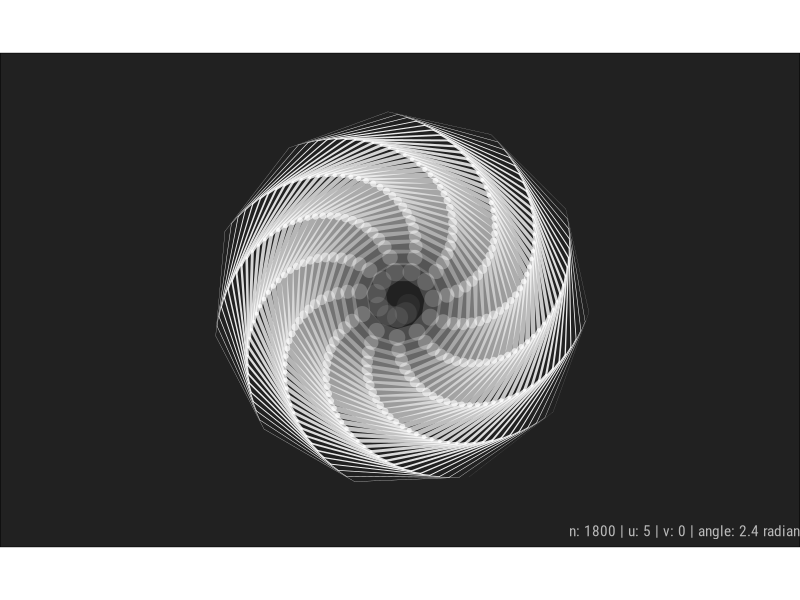
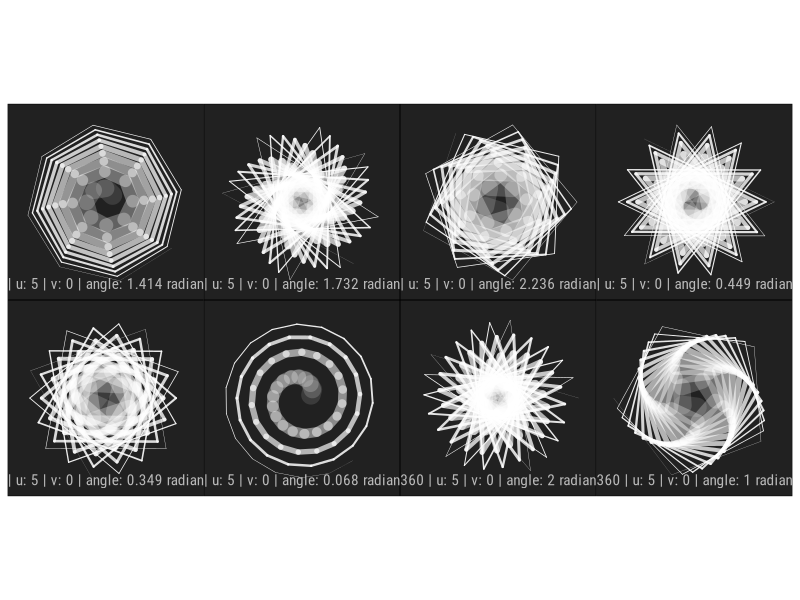
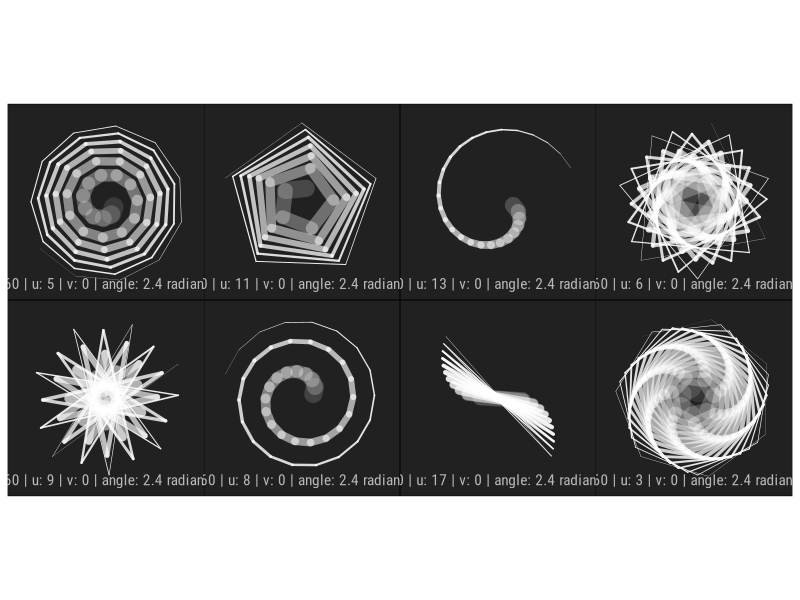

The R script that drew these images, in order: (Note: this script raises an error after producing the figures.)
## ---- chunk 1

library(tidyverse) ## for pretty much everything...
library(magick) ## I'm now a magick fan!!! 
library(scales) ## Handy when it comes to scaling, but I also love show_col function
library(patchwork) ## put ggplot side by side easily :) 

## Let's just set some of my favourite number.
phi <- (1 + sqrt(5)) / 2 
golden_angle <- pi*(3-sqrt(5))

## ---- chunk 2

create_art <- function(n=1800,u=5,v=0,angle=golden_angle,colors="#ffffff",...){
  
  my_colours <- colors ## default is using one colour, white, but I can use vector of colours too. 
  
  ## Create data frame first using those parameters specified above
  df <- tibble(
    idx = c(0:(n-1)), ## you can increase the number here to use more lines.
    t = seq(0,2*pi,length.out=n),  ## since I used 0 to 1800 above, need to add 1
    r = sqrt(idx), ## radius   
    x = r*cos(angle*idx),
    y = r*sin(angle*idx),
    color_angle = atan2(y=y,x=x) ## get angle between x-axos and the vector from the origin to x,y
  )
  
  ## In case you specified m2>m then change 
  v <- ifelse(v<u,v,v%%u)
  max_r <- max(df$r)*1.1
  #print(max_r)
  
  my_art <- df %>% 
    ggplot(aes(x=x,y=y,color=color_angle)) +
    geom_path(data= . %>% filter(idx%%u==v), ## only use partial data to connect the dots
              lineend="round", linejoin="mitre", linemitre=3,
              aes(size=idx, alpha=idx)) + 
    coord_fixed() +
    theme_void() +
    scale_alpha_continuous(guide="none", range=c(0,1), trans="sqrt")+ 
    scale_size_continuous(guide="none",  range=c(10,0), trans="sqrt") +
    scale_color_gradientn(guide="none", 
                          colors=my_colours) +
    theme(panel.background = element_rect(fill="#000000de")) +
    expand_limits(x=c(-max_r,max_r),y=c(-max_r,max_r)) 
    
  my_art + annotate(geom="text", x=Inf,y=-Inf,
                    label=str_glue('n: {n} | u: {u} | v: {v} | angle: {round(angle,3)} radian'),
                    family="Roboto Condensed", color="#ffffffae",
                    hjust=1,vjust=-1)
}


## Using all default value to plot! 
create_art() +
  ## using below just to make canvas wider to fit blog post nicer?
  geom_blank(data=data.frame(), aes(x=c(-phi*50,phi*50),y=c(-50,50), color=c(0,0))) 


## ---- chunk 3

## changing up the angle 
create_art(n=360,angle=sqrt(2)) +
  create_art(n=360,angle=sqrt(3)) +
  create_art(n=360,angle=sqrt(5)) +
  create_art(n=360,angle=pi/7) +
  create_art(n=360,angle=pi/9) +
  create_art(n=360,angle=pi/46) +
  create_art(n=360,angle=2) +
  create_art(n=360,angle=1) +
  plot_layout(ncol = 4)


## changing up the u value - number of points to skip in order to connect the points
create_art(n=360,u=5) +
  create_art(n=360,u=11) +
  create_art(n=360,u=13) +
  create_art(n=360,u=6) +
  create_art(n=360,u=9) +
  create_art(n=360,u=8) +
  create_art(n=360,u=17) +
  create_art(n=360,u=3) +
  plot_layout(ncol = 4)


## ---- chunk 4

## Create Rotating Animation
imgs_1 <- image_graph(width=600, height=600)
params <- tibble(n=1800,u=44,v=seq(0,u-1,by=2),angle=golden_angle)
params %>% pmap(.,create_art)
dev.off()

## Smoother animation
imgs_2 <- image_graph(width=600, height=600)
params <- tibble(n=1800,u=22,v=seq(0,u-1,by=1),angle=-golden_angle)
params %>% pmap(.,create_art)
dev.off()

## ---- chunk 5


## Create Rotating Animation
#imgs_1 <- image_graph(width=600, height=600)
#params <- tibble(n=1800,u=44,v=seq(0,u-1,by=2),angle=golden_angle)
#params %>% pwalk(.,~create_art(.) %>% print())
#dev.off()

## Smoother animation
#imgs_2 <- image_graph(width=600, height=600)
#params <- tibble(n=1800,u=22,v=seq(0,u-1,by=1),angle=-golden_angle)
#params %>% pmap(.,create_art)
#dev.off()

image_animate(imgs_1,fps=10)
image_animate(imgs_2,fps=10)


## ---- chunk 6

## putting image side by side
imgs_3 <- image_graph(width=400, height=400)
params <- tibble(n=640,u=5,v=seq(0,u-1,by=1),angle=golden_angle)
params %>% pmap(.,create_art)
dev.off()


imgs_4 <- image_graph(width=400, height=400)
params <- tibble(n=640,u=10,v=seq(0,u-1,by=2),angle=c(sqrt(2),sqrt(3),sqrt(4),sqrt(5),sqrt(6)))
params %>% pmap(.,create_art)
dev.off()


## ---- chunk 7

## I'm commenting out below, because I couldn't figure out how to run it silently...
#imgs_3 <- image_graph(width=400, height=400)
#params <- tibble(n=640,u=5,v=seq(0,u-1,by=1),angle=golden_angle)
#params %>% pmap(.,create_art)
#dev.off()
image_join(imgs_3) %>% image_append()

#imgs_4 <- image_graph(width=400, height=400)
#params <- tibble(n=640,u=10,v=seq(0,u-1,by=2),angle=c(sqrt(2),sqrt(3),sqrt(4),sqrt(5),sqrt(6)))
#params %>% pmap(.,create_art)
#dev.off()
image_join(imgs_4) %>% image_append()



## ---- chunk 8


## Finally You can also add colours to it.
create_art(u=36,colors=hue_pal()(4)) + 
  create_art(u=36,colors=hue_pal(c=60)(4))


## Using different palette
create_art(u=8,colors=ggthemes::tableau_color_pal("Hue Circle")(19), angle=2*pi-golden_angle) +
create_art(u=8,colors=ggthemes::tableau_color_pal("Classic Cyclic")(13)) 


## One Last one! 
create_art(n=3600,u=18, colors=ggthemes::canva_pal("Fun and cheerful")(4)) + 
  create_art(n=3600,u=18, colors=ggthemes::canva_pal()(4), angle=-golden_angle)
